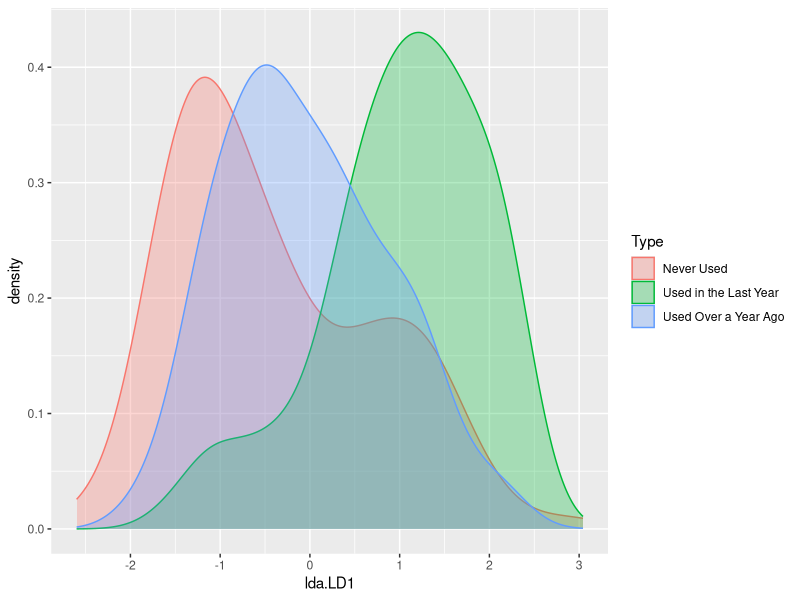
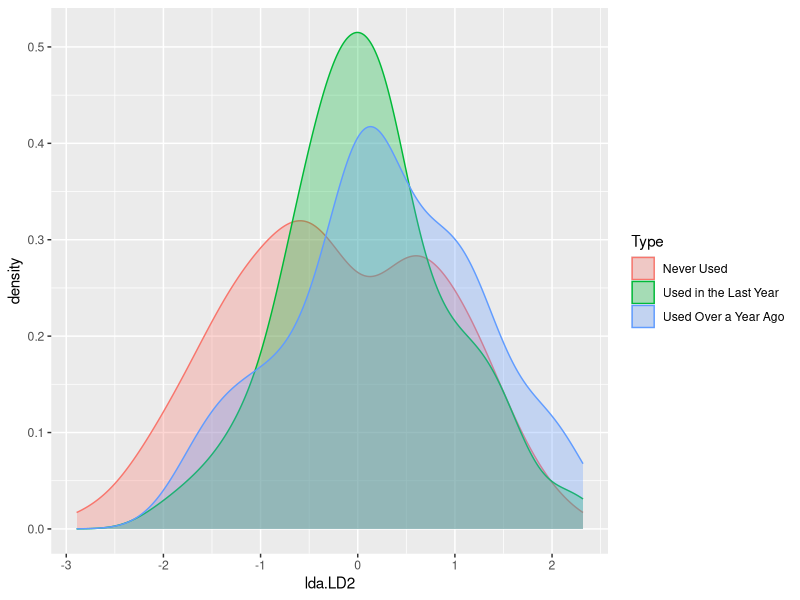
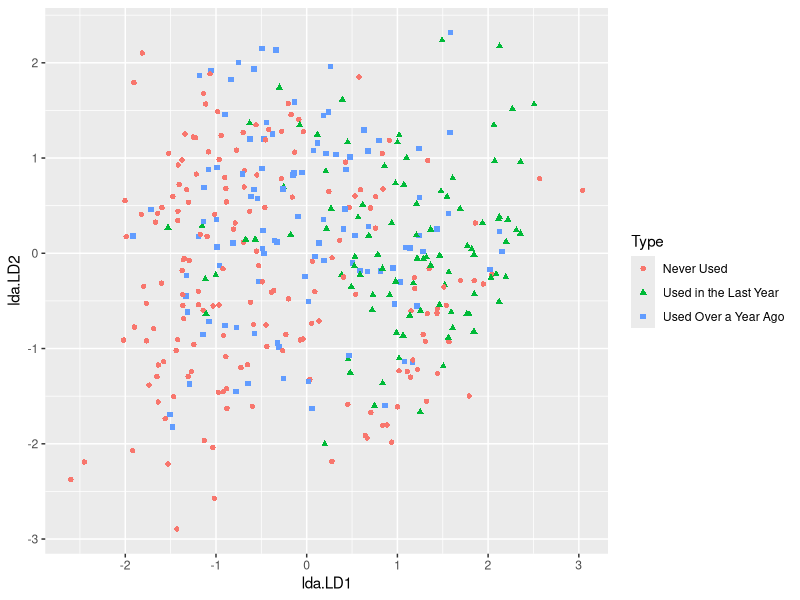

Write the R code that produced these figures, in order. (Note: this script raises an error after producing the figures.)
#DMML Group Project
set.seed(555)
####################################
# Building the data set
####################################
#Libraries
library(ggplot2)
library(GGally)
library(skimr)
library(MASS)
library(e1071)
library(caret)
library(fastDummies)
library(tidyr)
library(dplyr)

#read data
drug <- read.csv("group_22.csv") 
#eliminate over-claimers
drug <- drug %>% 
  filter(Semer == "CL0")


#since these variables do not have an inherent hierarchy 
#convert Ethnicity and Country columns to dummies
drug$Country <- ifelse(drug$Country==-0.09765,"Australia",
                       ifelse(drug$Country==0.24923,"Canada",
                              ifelse(drug$Country==-0.46841,"New_Zealand",
                                     ifelse(drug$Country==-0.28519,"Other",
                                            ifelse(drug$Country==0.21128,"ROI",
                                                   ifelse(drug$Country==0.96082,"UK",
                                                          ifelse(drug$Country==-0.57009,"USA","Unknown")))))))
levels(factor(drug$Country))

drug$Ethnicity <- ifelse(drug$Ethnicity==-0.50212,"Asian",
                         ifelse(drug$Ethnicity==-1.10702,"Black",
                                ifelse(drug$Ethnicity==1.90725,"Mixed_Black_Asian",
                                       ifelse(drug$Ethnicity==0.12600,"Mixed_White_Asian",
                                              ifelse(drug$Ethnicity==-0.22166,"Mixed_White_Black",
                                                     ifelse(drug$Ethnicity==0.11440,"Other",
                                                            ifelse(drug$Ethnicity==-0.31685,"White","Unknown")))))))

levels(factor(drug$Ethnicity))

drug <- dummy_cols(drug,c("Country", "Ethnicity"), remove_selected_columns=TRUE)


#target variable to factor

drug$Merged_Amphet <- ifelse(drug$Amphet %in% c("CL0"), "Never Used",
                             ifelse(drug$Amphet %in% c("CL1", "CL2"), "Used Over a Year Ago",
                                    "Used in the Last Year"))

drug$Amphet <- as.factor(drug$Amphet)
drug$Merged_Amphet <- as.factor(drug$Merged_Amphet)


#split into training and testing
training_n <- floor(0.8*nrow(drug))
training_indices <- sample(c(1:nrow(drug)), training_n)

#remove ID , fake drug and Amphet
cols <- c("ID", "Semer", "Amphet")
drug_numeric <- drug %>% select(-one_of(cols))


train <- drug_numeric[training_indices, ]
test <- drug_numeric[-training_indices, ]



#LDA Method
data.lda <- lda(Merged_Amphet~. , data=train)
data.pred.LDA <- predict(data.lda, test)
dataset <- data.frame(Type=test$Merged_Amphet, lda=data.pred.LDA$x)

#Density plots of LDAs
ggplot(dataset, aes(x=lda.LD1)) + 
  geom_density(aes(group=Type, colour=Type, fill=Type), alpha=0.3)
ggplot(dataset, aes(x=lda.LD2)) + 
  geom_density(aes(group=Type, colour=Type, fill=Type), alpha=0.3)

# LDA1 vs LDA2
ggplot(dataset, aes(x=lda.LD1, y=lda.LD2)) + 
  geom_point(aes(group=Type, colour=Type, shape=Type))

# LDA Prediction rate
mean(test$Merged_Amphet == data.pred.LDA$class)

####ERROR HERE###
#QDA Method
drugs.qda <- qda(Merged_Amphet~., data=train)
drugs.pred.QDA <- predict(drugs.qda, test)
# QDA Prediction rate
mean(test$Merged_Amphet == drugs.pred.QDA$class)
###----------###
